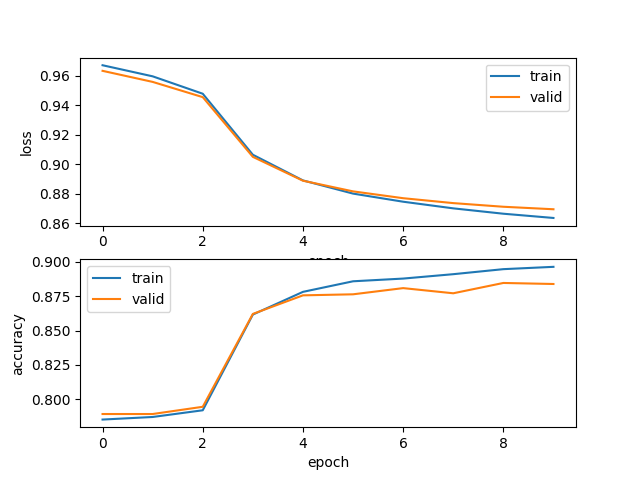

Reproduce this figure in Python.
from torch.utils.data import TensorDataset, DataLoader
import torch
import torch.nn as nn
import torch.optim as optim
import torch.nn.functional as F
import numpy as np
from tqdm import tqdm
from matplotlib import pyplot as plt

class Net(nn.Module):
    def __init__(self):
        super(Net, self).__init__()
        self.fc = nn.Linear(300,4,bias = False)

    def forward(self, x):
        x = self.fc(x)
        x = F.softmax(x,dim=1)
        return x

def accuracy(pred, label):
    pred = np.argmax(pred.data.numpy(), axis=1)
    label = label.data.numpy()
    return (pred == label).mean()


device = torch.device("cuda:0" if torch.cuda.is_available() else "cpu")

X_train = np.loadtxt('X_train.txt')
Y_train = np.loadtxt('Y_train.txt')
X_train = torch.tensor(X_train, dtype = torch.float32).to(device)
Y_train = torch.tensor(Y_train, dtype = torch.int64).to(device)

X_valid = np.loadtxt('X_valid.txt')
Y_valid = np.loadtxt('Y_valid.txt')
X_valid = torch.tensor(X_valid, dtype = torch.float32).to(device)
Y_valid = torch.tensor(Y_valid, dtype = torch.int64).to(device)

net = Net().to(device)
ds = TensorDataset(X_train, Y_train)
# DataLoaderを作成
loader = DataLoader(ds, batch_size=1, shuffle=True)

loss_fn = nn.CrossEntropyLoss()
optimizer = optim.SGD(net.parameters(), lr=1e-1)

fig = plt.figure()
ax= fig.subplots(2)
train_acc_list = []
train_loss_list =[]

valid_acc_list = []
valid_loss_list = []


for epoch in tqdm(range(10)):
    for xx, yy in loader:
        y_pred = net(xx)
        loss = loss_fn(y_pred, yy)
        optimizer.zero_grad()
        loss.backward()
        optimizer.step()

    with torch.no_grad():
        Y_pred = net(X_train)
        loss = loss_fn(Y_pred,Y_train)
        Y_pred = Y_pred.cpu()
        Y_train = Y_train.cpu()
        score = accuracy(Y_pred,Y_train)

        loss_value = loss.cpu()
        train_acc_list.append(score)
        train_loss_list.append(loss_value)


        Y_pred = net(X_valid)
        Y_valid = Y_valid.to(device)
        loss = loss_fn(Y_pred,Y_valid)
        Y_pred = Y_pred.cpu()
        Y_valid = Y_valid.cpu()
        score = accuracy(Y_pred,Y_valid)

        loss_value = loss.cpu()
        valid_acc_list.append(score)
        valid_loss_list.append(loss_value)

fig = plt.figure()
ax= fig.subplots(2)
ax[0].plot(train_loss_list,label='train')
ax[1].plot(train_acc_list,label='train')
ax[0].plot(valid_loss_list,label='valid')
ax[1].plot(valid_acc_list,label='valid')

ax[0].set_xlabel('epoch')
ax[0].set_ylabel('loss')
ax[1].set_xlabel('epoch')
ax[1].set_ylabel('accuracy')

ax[0].legend()
ax[1].legend()
fig.savefig('75.png')
    